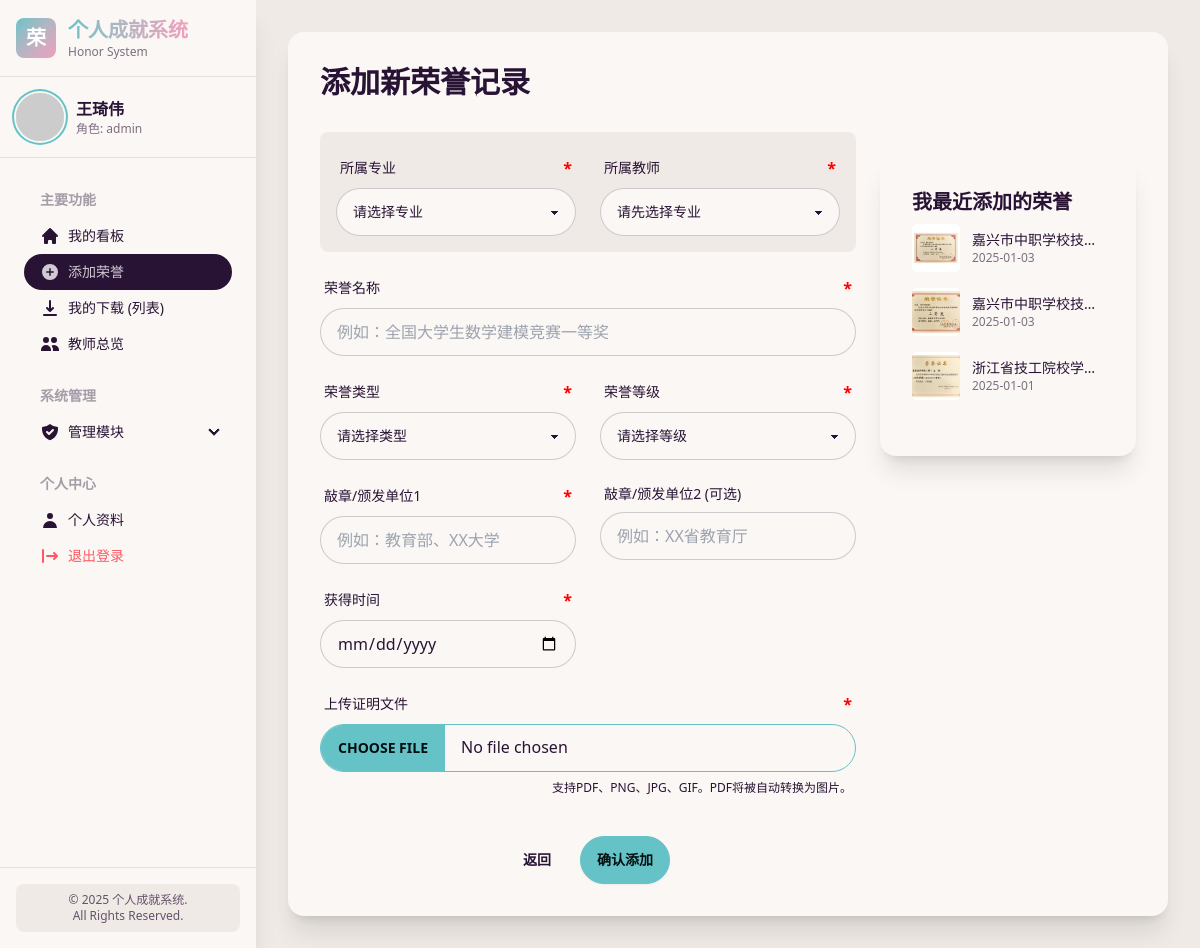
The app's page /add_honor (signed in) with its own data.
### main.py (models this page shows)
class User(db.Model):
    __tablename__ = 'user'
    id: Mapped[int] = mapped_column(primary_key=True)
    username: Mapped[str] = mapped_column(String(80), unique=True, nullable=False)
    password: Mapped[str] = mapped_column(String(256), nullable=False)
    truename: Mapped[str] = mapped_column(String(100), nullable=True)
    major: Mapped[str] = mapped_column(String(50), nullable=True)
    employment_day: Mapped[str] = mapped_column(String(20), nullable=True)
    role: Mapped[str] = mapped_column(String(20), nullable=False, default='user')
    motto: Mapped[str] = mapped_column(Text, nullable=True)
    honors: Mapped[List["Honor"]] = relationship(
        back_populates="owner", cascade="all, delete-orphan"
    )
    logs: Mapped[List["ActivityLog"]] = relationship(
        back_populates="user", cascade="all, delete-orphan"
    )

class Honor(db.Model):
    __tablename__ = 'honor'
    id: Mapped[str] = mapped_column(String(50), primary_key=True)
    name: Mapped[str] = mapped_column(String(200), nullable=False)
    type: Mapped[str] = mapped_column(String(50), index=True)
    date: Mapped[str] = mapped_column(String(20), index=True)
    stamp: Mapped[str] = mapped_column(String(200))
    stamp_other: Mapped[str] = mapped_column(String(200), nullable=True)
    image_filename: Mapped[str] = mapped_column(String(200))
    honor_level: Mapped[str] = mapped_column(String(50), index=True)
    thumb_filename: Mapped[str] = mapped_column(String(200), nullable=True)
    original_pdf_filename: Mapped[str] = mapped_column(String(200), nullable=True)
    page_images: Mapped[list] = mapped_column(JSON, nullable=True)  # 多页PDF
    user_id: Mapped[int] = mapped_column(ForeignKey("user.id"), index=True)
    owner: Mapped["User"] = relationship(back_populates="honors")

### main.py (the view, shortened to what this page needs)
@app.route('/add_honor', methods=['GET', 'POST'])
@login_required
def add_honor():
    current_username = session.get('username')
    current_user_role = session.get('role')
    recent_honors = db.session.scalars(
        db.select(Honor).where(
            Honor.owner.has(username=current_username)
        ).order_by(Honor.date.desc()).limit(3)
    ).all()
    template_data = {
        "honor_types": HONOR_TYPE,
        "honor_levels": LEVEL_TYPE,
        "form_data": {},
        "recent_honors": recent_honors
    }
    all_users = db.session.scalars(db.select(User).order_by(User.truename)).all()
    current_user_obj = None
    if current_user_role == 'admin':
        all_majors = sorted(list(set(u.major for u in all_users if u.major)))
        users_by_major = {}
        for major in all_majors:
            users_in_major = [
                {"username": u.username, "truename": u.truename}
                for u in all_users if u.major == major
            ]
            users_by_major[major] = users_in_major
        template_data['all_majors'] = all_majors
        template_data['users_by_major_json'] = users_by_major
    return render_template('add_honor.html', **template_data)

### templates/add_honor.html (shortened to what this page needs)
{% extends "layout.html" %}
{% block content %}
<h1 class="text-3xl font-bold mb-6 prose">添加新荣誉记录</h1>
<div class="grid grid-cols-1 lg:grid-cols-3 gap-6">
    <form action="{{ url_for('add_honor') }}" method="post" enctype="multipart/form-data"
          class="lg:col-span-2 grid grid-cols-1 md:grid-cols-2 gap-x-6 gap-y-4">
        <div class="md:col-span-2 grid grid-cols-1 md:grid-cols-2 gap-x-6 gap-y-4 p-4 bg-base-200 rounded-lg">
            <div class="form-control w-full">
                <label class="label required" for="major_select">
                    <span class="label-text font-medium">所属专业</span>
                </label>
                <select id="major_select"
                        class="select select-bordered w-full"
                        required
                        {% if session.role == 'admin' %}name="major"{% endif %}>
                    {% if session.role == 'admin' %}
                        <option disabled selected value="">请选择专业</option>
                    {% else %}
                        <option value="{{ session.major }}" selected>{{ session.major }}</option>
                    {% endif %}
                </select>
            </div>
            <div class="form-control w-full">
                <label class="label required" for="teacher_select">
                    <span class="label-text font-medium">所属教师</span>
                </label>
                <select id="teacher_select"
                        class="select select-bordered w-full"
                        required
                        {% if session.role in ['admin', 'major_admin'] %}name="teacher_username"{% endif %}>
                    {% if session.role in ['admin', 'major_admin'] %}
                        <option disabled selected value="">
                            {% if session.role == 'admin' %}请先选择专业{% else %}请选择教师{% endif %}
                        </option>
                    {% else %}
                        <option value="{{ session.username }}" selected>{{ session.truename or session.username }}</option>
                    {% endif %}
                </select>
            </div>
        </div>
        <div class="form-control w-full md:col-span-2 relative">
            <label class="label required" for="honor_name">
                <span class="label-text font-medium">荣誉名称</span>
            </label>
            <input type="text" id="honor_name" name="honor_name" value="{{ form_data.honor_name if form_data else '' }}" placeholder="例如：全国大学生数学建模竞赛一等奖" class="input input-bordered w-full" required />
        </div>
        <div class="form-control w-full">
            <label class="label required" for="honor_type">
                <span class="label-text font-medium">荣誉类型</span>
            </label>
            <select id="honor_type" name="honor_type" class="select select-bordered w-full" required>
                <option disabled {% if not form_data or not form_data.honor_type %}selected{% endif %} value="">请选择类型</option>
            </select>
        </div>
        <div class="form-control w-full">
            <label class="label required" for="honor_level">
                <span class="label-text font-medium">荣誉等级</span>
            </label>
            <select id="honor_level" name="honor_level" class="select select-bordered w-full" required>
                <option disabled {% if not form_data or not form_data.honor_level %}selected{% endif %} value="">请选择等级</option>
            </select>
        </div>
        <div class="form-control w-full">
            <label class="label required" for="honor_stamp">
                <span class="label-text font-medium">敲章/颁发单位1</span>
            </label>
            <input type="text" id="honor_stamp" name="honor_stamp" value="{{ form_data.honor_stamp if form_data else '' }}" placeholder="例如：教育部、XX大学" class="input input-bordered w-full" required />
        </div>
        <div class="form-control w-full">
            <label class="label" for="honor_stamp_other">
                <span class="label-text font-medium">敲章/颁发单位2 (可选)</span>
            </label>
            <input type="text" id="honor_stamp_other" name="honor_stamp_other" value="{{ form_data.honor_other if form_data else '' }}" placeholder="例如：XX省教育厅" class="input input-bordered w-full" />
        </div>
        <div class="form-control w-full">
            <label class="label required" for="honor_date">
                <span class="label-text font-medium">获得时间</span>
            </label>
            <input type="date" id="honor_date" name="honor_date" value="{{ form_data.honor_date if form_data else '' }}" class="input input-bordered w-full" required max="{{ now.strftime('%Y-%m-%d') }}" />
        </div>
        <div class="form-control w-full md:col-span-2">
            <label class="label required" for="honor_image_upload">
                <span class="label-text font-medium">上传证明文件</span>
            </label>
            <input type="file" id="honor_image_upload" name="honor_image" class="file-input file-input-bordered file-input-primary w-full" accept=".png,.jpg,.jpeg,.gif,.pdf" required />
            <label class="label">
                <span class="label-text-alt">支持PDF、PNG、JPG、GIF。PDF将被自动转换为图片。</span>
            </label>
        </div>
        <div class="text-center md:col-span-2 mt-4">
            <a href="{{ url_for('home') }}" class="btn btn-ghost mr-2">返回</a>
            <button type="submit" class="btn btn-primary">确认添加</button>
        </div>
    </form>
    <div class="lg:col-span-1 space-y-6">
        <div class="card bg-base-100 shadow-xl">
            <div class="card-body">
                <h2 class="card-title" id="recent-honors-title">我最近添加的荣誉</h2>
                <div id="recent-honors-container" class="space-y-4">
                    {% if recent_honors %}
                        {% for honor in recent_honors %}
                        <div class="flex items-center gap-3">
                            <div class="avatar">
                                <div class="w-12 h-12 rounded bg-base-200">
                                    <img src="{{ url_for('uploaded_file_user', username=session.username, filename=honor.thumb_filename) }}"
                                         alt="{{ honor.name }} 缩略图"
                                         class="object-cover"
                                         onerror="this.style.display='none'; this.parentElement.innerHTML='<span class=\"text-xs text-base-content/50 p-1\">无图</span>';" />
                                </div>
                            </div>
                            <div class="flex-1 min-w-0">
                                <p class="text-sm font-medium truncate" title="{{ honor.name }}">{{ honor.name }}</p>
                                <p class="text-xs text-base-content/60">{{ honor.date }}</p>
                            </div>
                        </div>
                        {% endfor %}
                    {% else %}
                        <p class="text-sm text-base-content/60 italic">您（{{ session.truename }}）还没有添加过任何荣誉。</p>
                    {% endif %}
                </div>
            </div>
        </div>
    </div>
</div>
{% endblock %}

### templates/layout.html (shortened to what this page needs)
<!DOCTYPE html>
<html data-theme="cupcake">
<head>
    <link href="https://cdn.jsdelivr.net/npm/daisyui@4.12.10/dist/full.min.css" rel="stylesheet" type="text/css" />
    <script src="https://cdn.tailwindcss.com"></script>
</head>
<body class="bg-base-200">
    <aside id="sidebar" class="fixed left-0 top-0 h-screen w-64 bg-base-100 shadow-xl z-40 sidebar-transition transform -translate-x-full lg:translate-x-0">
        <div class="flex flex-col h-full">
            <div class="p-4 border-b border-base-300">
                <a href="{{ url_for('home') }}" class="flex items-center gap-3">
                    <div class="w-10 h-10 rounded-lg bg-gradient-to-br from-primary to-secondary flex items-center justify-center">
                        <span class="text-white font-bold text-xl">荣</span>
                    </div>
                    <div>
                        <h1 class="text-xl font-bold bg-gradient-to-r from-primary to-secondary bg-clip-text text-transparent">个人成就系统</h1>
                        <p class="text-xs text-base-content/60">Honor System</p>
                    </div>
                </a>
            </div>
            {% if session.logged_in %}
            <a href="{{ url_for('profile') }}" class="block p-4 border-b border-base-300 hover:bg-base-200 transition-colors duration-200">
                <div class="flex items-center gap-3">
                    <div class="avatar">
                        <div class="w-12 rounded-full ring-2 ring-primary ring-offset-base-100 ring-offset-2">
                            <img alt="User Avatar" src="https://ui-avatars.com/api/?name={{ session.truename[0] if session.truename else 'U' }}&background=random&color=fff" />
                        </div>
                    </div>
                    <div class="flex-1">
                        <p class="font-semibold">{{ session.truename }}</p>
                        <p class="text-xs text-base-content/60">
                           角色: <span class="font-medium">{{ session.role }}</span>
                        </p>
                    </div>
                </div>
            </a>
            {% endif %}
            <nav class="flex-1 overflow-y-auto sidebar-content p-4">
                <ul class="menu menu-compact">
                    {% if session.logged_in %}
                    <li class="menu-title"><span>主要功能</span></li>
                    <li>
                        <a href="{{ url_for('home') }}" data-menu-item="home">
                            <svg xmlns="http://www.w3.org/2000/svg" class="h-5 w-5" viewBox="0 0 20 20" fill="currentColor"><path d="M10.707 2.293a1 1 0 00-1.414 0l-7 7a1 1 0 001.414 1.414L4 10.414V17a1 1 0 001 1h2a1 1 0 001-1v-2a1 1 0 011-1h2a1 1 0 011 1v2a1 1 0 001 1h2a1 1 0 001-1v-6.586l.293.293a1 1 0 001.414-1.414l-7-7z" /></svg>
                            我的看板
                        </a>
                    </li>
                    <li>
                        <a href="{{ url_for('add_honor') }}" data-menu-item="add_honor">
                           <svg xmlns="http://www.w3.org/2000/svg" class="h-5 w-5" viewBox="0 0 20 20" fill="currentColor"><path fill-rule="evenodd" d="M10 18a8 8 0 100-16 8 8 0 000 16zm.75-11.25a.75.75 0 00-1.5 0v2.5h-2.5a.75.75 0 000 1.5h2.5v2.5a.75.75 0 001.5 0v-2.5h2.5a.75.75 0 000-1.5h-2.5v-2.5z" clip-rule="evenodd" /></svg>
                            添加荣誉
                        </a>
                    </li>
                    <li>
                        <a href="{{ url_for('honor_table') }}" data-menu-item="honor_table">
                            我的下载 (列表)
                        </a>
                    </li>
                    <li>
                        <a href="{{ url_for('teachers_overview') }}" data-menu-item="teachers_overview">
                           <svg xmlns="http://www.w3.org/2000/svg" class="h-5 w-5" viewBox="0 0 20 20" fill="currentColor">
                                <path d="M9 6a3 3 0 11-6 0 3 3 0 016 0zM17 6a3 3 0 11-6 0 3 3 0 016 0zM12.93 17c.046-.327.07-.66.07-1a6.97 6.97 0 00-1.5-4.33A5 5 0 0119 16v1h-6.07zM6 11a5 5 0 015 5v1H1v-1a5 5 0 015-5z" />
                           </svg>
                            教师总览
                        </a>
                    </li>
                    {% if session.role == 'admin' %}
                    <li class="menu-title mt-4"><span>系统管理</span></li>
                    <li>
                        <details data-menu-key="admin-menu">
                            <summary>
                                管理模块
                            </summary>
                        </details>
                    </li>
                    {% endif %}
                    <li class="menu-title mt-4"><span>个人中心</span></li>
                    <li>
                        <a href="{{ url_for('profile') }}" data-menu-item="profile">
                            <svg xmlns="http://www.w3.org/2000/svg" class="h-5 w-5" viewBox="0 0 20 20" fill="currentColor"><path fill-rule="evenodd" d="M10 9a3 3 0 100-6 3 3 0 000 6zm-7 9a7 7 0 1114 0H3z" clip-rule="evenodd" /></svg>
                            个人资料
                        </a>
                    </li>
                    <li>
                        <a href="{{ url_for('logout') }}" class="text-error">
                            退出登录
                        </a>
                    </li>
                    {% else %}
                    <li><a href="{{ url_for('index') }}" class="btn btn-primary btn-sm">登录系统</a></li>
                    {% endif %}
                </ul>
            </nav>
            <div class="p-4 border-t border-base-300 space-y-2">
                <div class="text-xs text-base-content/70 text-center bg-base-200 p-2 rounded-lg">
                   <p>&copy; {{ now.strftime('%Y') }} 个人成就系统.</p>
                   <p>All Rights Reserved.</p>
                </div>
            </div>
        </div>
    </aside>
    <main class="min-h-screen main-content pt-20 lg:pt-0 transition-all duration-300">
        <div class="p-4 sm:p-6 lg:p-8">
            <div class="card bg-base-100 shadow-xl">
                <div class="card-body">
                    {% block content %}
                    {% endblock %}
                </div>
            </div>
        </div>
    </main>
</body>
</html>

### records on screen
User: truename "王琦伟"
Honor: thumb_filename (picture), name "嘉兴市中职学校技…", date "2025-01-03"
Honor: thumb_filename (picture), name "嘉兴市中职学校技…", date "2025-01-03"
Honor: thumb_filename (picture), name "浙江省技工院校学…", date "2025-01-01"

### other values on screen
{{ session.role }} "admin"
